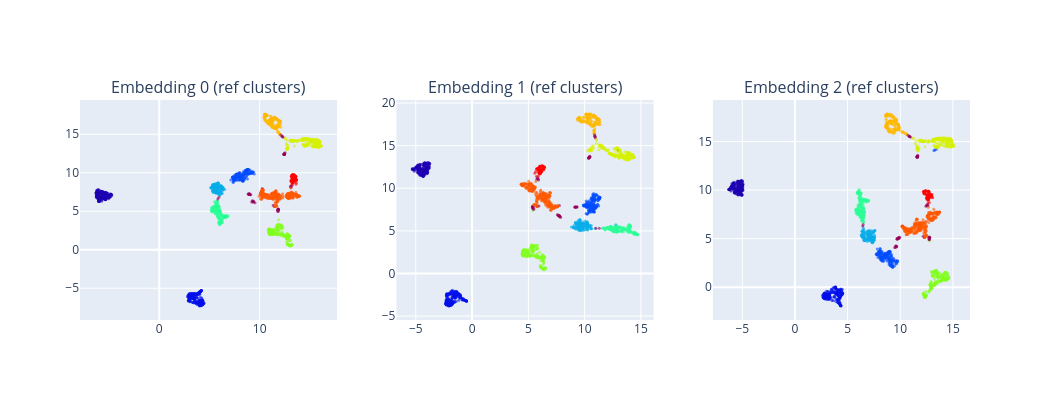

Notebook source saved alongside this figure:
### Code cell
print("\n" + "=" * 50)
print("2. CLUSTERIZED (colored by first embedding clusters)")
print("=" * 50)
validator.draw_clusterized([0, 1, 2], hover_data={'true_label': y_true});

### Figure 1 — Plotly figure (JSON) as saved in the notebook; plotly's stock layout.template omitted (floating-point values rounded to 4 significant figures; data arrays with more than 128 entries replaced by an {"elided": "..."} marker saying what was removed)
{"data": [{"hovertemplate": "cluster: %{marker.color}<br>%{text}<extra></extra>", "marker": {"color": {"elided": "1797 int values"}, "colorscale": [[0, "rgb(150,0,90)"], [0.125, "rgb(0,0,200)"], [0.25, "rgb(0,25,255)"], [0.375, "rgb(0,152,255)"], [0.5, "rgb(44,255,150)"], [0.625, "rgb(151,255,0)"], [0.75, "rgb(255,234,0)"], [0.875, "rgb(255,111,0)"], [1, "rgb(255,0,0)"]], "opacity": 0.6, "size": 3}, "mode": "markers", "text": {"elided": "1797 str values"}, "type": "scatter", "x": {"elided": "1797 float values"}, "xaxis": "x", "y": {"elided": "1797 float values"}, "yaxis": "y"}, {"hovertemplate": "cluster: %{marker.color}<br>%{text}<extra></extra>", "marker": {"color": {"elided": "1797 int values"}, "colorscale": [[0, "rgb(150,0,90)"], [0.125, "rgb(0,0,200)"], [0.25, "rgb(0,25,255)"], [0.375, "rgb(0,152,255)"], [0.5, "rgb(44,255,150)"], [0.625, "rgb(151,255,0)"], [0.75, "rgb(255,234,0)"], [0.875, "rgb(255,111,0)"], [1, "rgb(255,0,0)"]], "opacity": 0.6, "size": 3}, "mode": "markers", "text": {"elided": "1797 str values"}, "type": "scatter", "x": {"elided": "1797 float values"}, "xaxis": "x2", "y": {"elided": "1797 float values"}, "yaxis": "y2"}, {"hovertemplate": "cluster: %{marker.color}<br>%{text}<extra></extra>", "marker": {"color": {"elided": "1797 int values"}, "colorscale": [[0, "rgb(150,0,90)"], [0.125, "rgb(0,0,200)"], [0.25, "rgb(0,25,255)"], [0.375, "rgb(0,152,255)"], [0.5, "rgb(44,255,150)"], [0.625, "rgb(151,255,0)"], [0.75, "rgb(255,234,0)"], [0.875, "rgb(255,111,0)"], [1, "rgb(255,0,0)"]], "opacity": 0.6, "size": 3}, "mode": "markers", "text": {"elided": "1797 str values"}, "type": "scatter", "x": {"elided": "1797 float values"}, "xaxis": "x3", "y": {"elided": "1797 float values"}, "yaxis": "y3"}], "layout": {"annotations": [{"font": {"size": 16}, "showarrow": false, "text": "Embedding 0 (ref clusters)", "x": 0.1444, "xanchor": "center", "xref": "paper", "y": 1, "yanchor": "bottom", "yref": "paper"}, {"font": {"size": 16}, "showarrow": false, "text": "Embedding 1 (ref clusters)", "x": 0.5, "xanchor": "center", "xref": "paper", "y": 1, "yanchor": "bottom", "yref": "paper"}, {"font": {"size": 16}, "showarrow": false, "text": "Embedding 2 (ref clusters)", "x": 0.8556, "xanchor": "center", "xref": "paper", "y": 1, "yanchor": "bottom", "yref": "paper"}], "height": 400, "showlegend": false, "width": 1050, "xaxis": {"anchor": "y", "domain": [0, 0.2889]}, "xaxis2": {"anchor": "y2", "domain": [0.3556, 0.6444]}, "xaxis3": {"anchor": "y3", "domain": [0.7111, 1]}, "yaxis": {"anchor": "x", "domain": [0, 1]}, "yaxis2": {"anchor": "x2", "domain": [0, 1]}, "yaxis3": {"anchor": "x3", "domain": [0, 1]}}}
